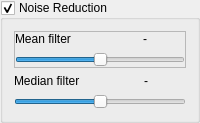
        <widget class="QGroupBox" name="coreGroupBox3_4">
         <property name="title">
          <string>Noise Reduction</string>
         </property>
         <property name="checkable">
          <bool>true</bool>
         </property>
         <layout class="QVBoxLayout" name="verticalLayout_20">
          <item>
           <widget class="QFrame" name="detailsFrame_3">
            <property name="frameShape">
             <enum>QFrame::StyledPanel</enum>
            </property>
            <property name="frameShadow">
             <enum>QFrame::Raised</enum>
            </property>
            <layout class="QVBoxLayout" name="verticalLayout_21">
             <property name="leftMargin">
              <number>0</number>
             </property>
             <property name="topMargin">
              <number>0</number>
             </property>
             <property name="rightMargin">
              <number>0</number>
             </property>
             <property name="bottomMargin">
              <number>0</number>
             </property>
             <item>
              <layout class="QVBoxLayout" name="hueVerticalLayout_6">
               <item>
                <layout class="QHBoxLayout" name="horizontalLayout_21">
                 <item>
                  <widget class="QLabel" name="mea_lb">
                   <property name="text">
                    <string>Mean filter</string>
                   </property>
                  </widget>
                 </item>
                 <item>
                  <widget class="QLabel" name="mea_v_lb">
                   <property name="text">
                    <string>-</string>
                   </property>
                   <property name="alignment">
                    <set>Qt::AlignRight|Qt::AlignTrailing|Qt::AlignVCenter</set>
                   </property>
                  </widget>
                 </item>
                 <item>
                  <widget class="QPushButton" name="mea_pb">
                   <property name="sizePolicy">
                    <sizepolicy hsizetype="Maximum" vsizetype="Fixed">
                     <horstretch>0</horstretch>
                     <verstretch>0</verstretch>
                    </sizepolicy>
                   </property>
                   <property name="styleSheet">
                    <string notr="true">border:none; background:transparent;</string>
                   </property>
                   <property name="text">
                    <string/>
                   </property>
                   <property name="icon">
                    <iconset resource="icons.qrc">
                     <normaloff>:/icons/arrow-go-back-line.png</normaloff>:/icons/arrow-go-back-line.png</iconset>
                   </property>
                  </widget>
                 </item>
                </layout>
               </item>
               <item>
                <widget class="coreSlider" name="mean">
                 <property name="minimum">
                  <number>-100</number>
                 </property>
                 <property name="orientation">
                  <enum>Qt::Horizontal</enum>
                 </property>
                </widget>
               </item>
              </layout>
             </item>
            </layout>
           </widget>
          </item>
          <item>
           <layout class="QVBoxLayout" name="hueVerticalLayout_7">
            <item>
             <layout class="QHBoxLayout" name="horizontalLayout_22">
              <item>
               <widget class="QLabel" name="med_lb">
                <property name="text">
                 <string>Median filter</string>
                </property>
               </widget>
              </item>
              <item>
               <widget class="QLabel" name="med_v_lb">
                <property name="text">
                 <string>-</string>
                </property>
                <property name="alignment">
                 <set>Qt::AlignRight|Qt::AlignTrailing|Qt::AlignVCenter</set>
                </property>
               </widget>
              </item>
              <item>
               <widget class="QPushButton" name="med_pb">
                <property name="sizePolicy">
                 <sizepolicy hsizetype="Maximum" vsizetype="Fixed">
                  <horstretch>0</horstretch>
                  <verstretch>0</verstretch>
                 </sizepolicy>
                </property>
                <property name="styleSheet">
                 <string notr="true">border:none; background:transparent;</string>
                </property>
                <property name="text">
                 <string/>
                </property>
                <property name="icon">
                 <iconset resource="icons.qrc">
                  <normaloff>:/icons/arrow-go-back-line.png</normaloff>:/icons/arrow-go-back-line.png</iconset>
                </property>
               </widget>
              </item>
             </layout>
            </item>
            <item>
             <widget class="coreSlider" name="median">
              <property name="minimum">
               <number>-100</number>
              </property>
              <property name="orientation">
               <enum>Qt::Horizontal</enum>
              </property>
             </widget>
            </item>
           </layout>
          </item>
         </layout>
        </widget>
